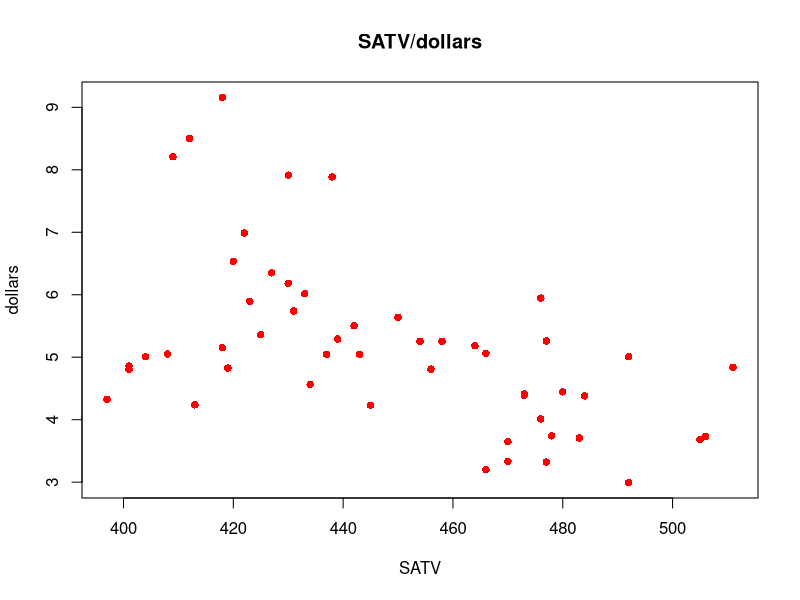
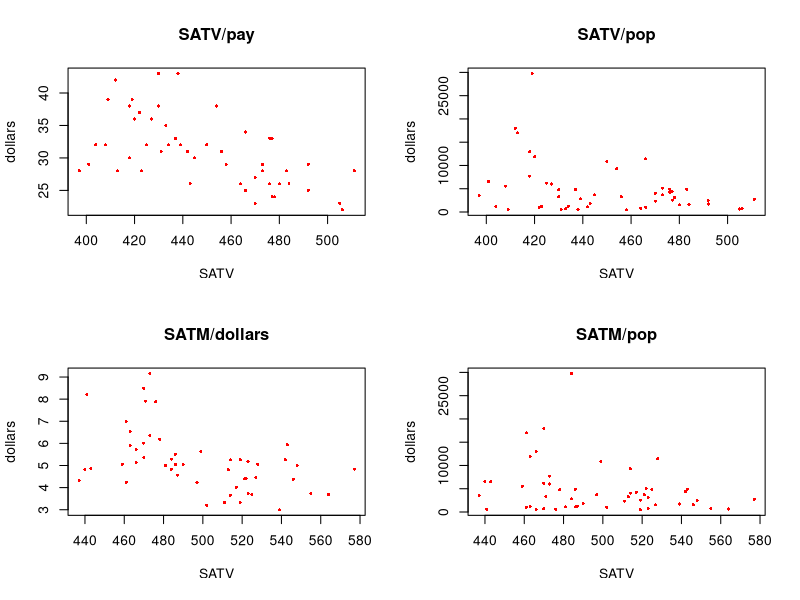

Reproduce these figures in R, in order.
#Correlation 

install.packages("carData")
library(carData)
states_data<-States
head(states_data)

install.packages('ggplot2')
library(ggplot2)

#a. Draw a scatter plot to visually check if there exists a relationship between SATV (x-axis) and dollars (y-axis). 
plot(states_data$SATV, states_data$dollars, main="SATV/dollars", pch=16, cex=1, xlab="SATV", ylab="dollars", col="red")
#SATV and dollars have negative correlation because when SATV increases, dollars decreases and vice versa.

#b.  identify which one of the following pairs of variables has the greatest correlation (either positive or negative)
par(mfrow = c(2, 2))
plot(states_data$SATV, states_data$pay, main="SATV/pay", pch=16, cex=0.5, xlab="SATV", ylab="dollars", col="red")
plot(states_data$SATV, states_data$pop, main="SATV/pop", pch=16, cex=0.5, xlab="SATV", ylab="dollars", col="red")
plot(states_data$SATM, states_data$dollars, main="SATM/dollars", pch=16, cex=0.5, xlab="SATV", ylab="dollars", col="red")
plot(states_data$SATM, states_data$pop, main="SATM/pop", pch=16, cex=0.5, xlab="SATV", ylab="dollars", col="red")
#From the above plots, we can claim that the pair SATV and pay has the strongest correlation (negative).  

#c. Verify your answer in the previous question by calculating in R the value of the 
#Spearman’s rank correlation coefficient for each of the pairs under consideration.
round(cor(states_data$SATV, states_data$pay, method="spearman"), 3) #-0.564
round(cor(states_data$SATV, states_data$pop, method="spearman"), 3) #-0.304
round(cor(states_data$SATM, states_data$dollars, method="spearman"), 3)#-0.47
round(cor(states_data$SATM, states_data$pop, method="spearman"), 3) #-0.205
#The abs of correlation between SATV and pay is the biggest, so it's the strongest.This is not recognisable from visualization.
